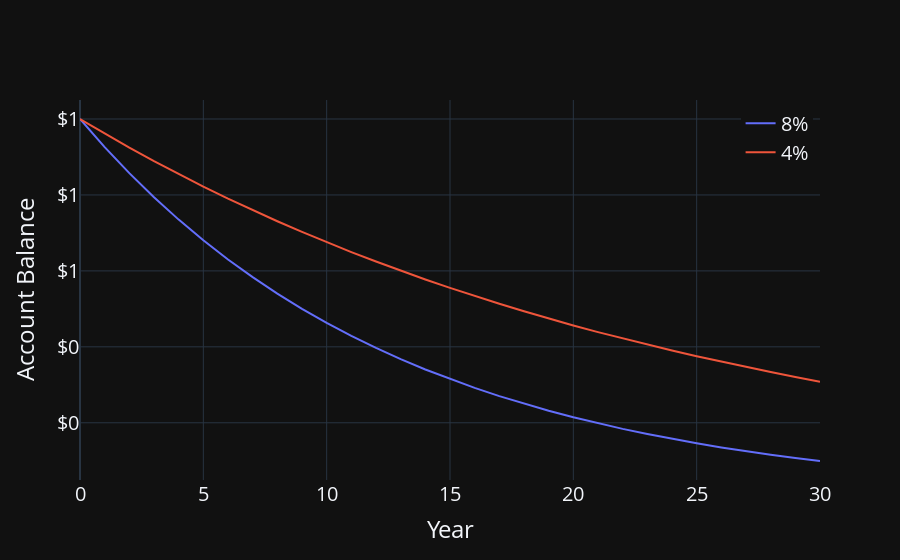

The code cell stored with this chart in its notebook:
### Markdown cell above
## PV factors

### Code cell
trace1= go.Scatter(
    x=np.arange(31), 
    y=1.08**(-np.arange(31)),
    mode="lines",
    name="8%"
)
trace2 = go.Scatter(
    x=np.arange(31), 
    y=1.04**(-np.arange(31)),
    mode="lines",
    name="4%"
)
fig = go.Figure()
fig.add_trace(trace1)
fig.add_trace(trace2)
string = "year %{x}<br>PV factor = %{y:.1%}"
fig.update_traces(hovertemplate=string)
fig.update_layout(
    template="plotly_dark",
    font_size=20,
    xaxis_title="Year",
    xaxis_title_font_size=24,
    yaxis_title="Account Balance",
    yaxis_tickprefix="$", 
    yaxis_tickformat=",.0f",
    yaxis_title_font_size=24,
    legend=dict(
        yanchor="top", 
        y=0.99, 
        xanchor="right", 
        x=0.99
    )
)
fig.layout.template = "plotly_dark"
fig.show()

### Figure 1 — Plotly figure (JSON) as saved in the notebook; plotly's stock layout.template omitted (floating-point values rounded to 4 significant figures)
{"data": [{"hovertemplate": "year %{x}<br>PV factor = %{y:.1%}", "mode": "lines", "name": "8%", "type": "scatter", "x": [0, 1, 2, 3, 4, 5, 6, 7, 8, 9, 10, 11, 12, 13, 14, 15, 16, 17, 18, 19, 20, 21, 22, 23, 24, 25, 26, 27, 28, 29, 30], "y": [1, 0.9259, 0.8573, 0.7938, 0.735, 0.6806, 0.6302, 0.5835, 0.5403, 0.5002, 0.4632, 0.4289, 0.3971, 0.3677, 0.3405, 0.3152, 0.2919, 0.2703, 0.2502, 0.2317, 0.2145, 0.1987, 0.1839, 0.1703, 0.1577, 0.146, 0.1352, 0.1252, 0.1159, 0.1073, 0.09938]}, {"hovertemplate": "year %{x}<br>PV factor = %{y:.1%}", "mode": "lines", "name": "4%", "type": "scatter", "x": [0, 1, 2, 3, 4, 5, 6, 7, 8, 9, 10, 11, 12, 13, 14, 15, 16, 17, 18, 19, 20, 21, 22, 23, 24, 25, 26, 27, 28, 29, 30], "y": [1, 0.9615, 0.9246, 0.889, 0.8548, 0.8219, 0.7903, 0.7599, 0.7307, 0.7026, 0.6756, 0.6496, 0.6246, 0.6006, 0.5775, 0.5553, 0.5339, 0.5134, 0.4936, 0.4746, 0.4564, 0.4388, 0.422, 0.4057, 0.3901, 0.3751, 0.3607, 0.3468, 0.3335, 0.3207, 0.3083]}], "layout": {"font": {"size": 20}, "legend": {"x": 0.99, "xanchor": "right", "y": 0.99, "yanchor": "top"}, "xaxis": {"title": {"font": {"size": 24}, "text": "Year"}}, "yaxis": {"tickformat": ",.0f", "tickprefix": "$", "title": {"font": {"size": 24}, "text": "Account Balance"}}}}
